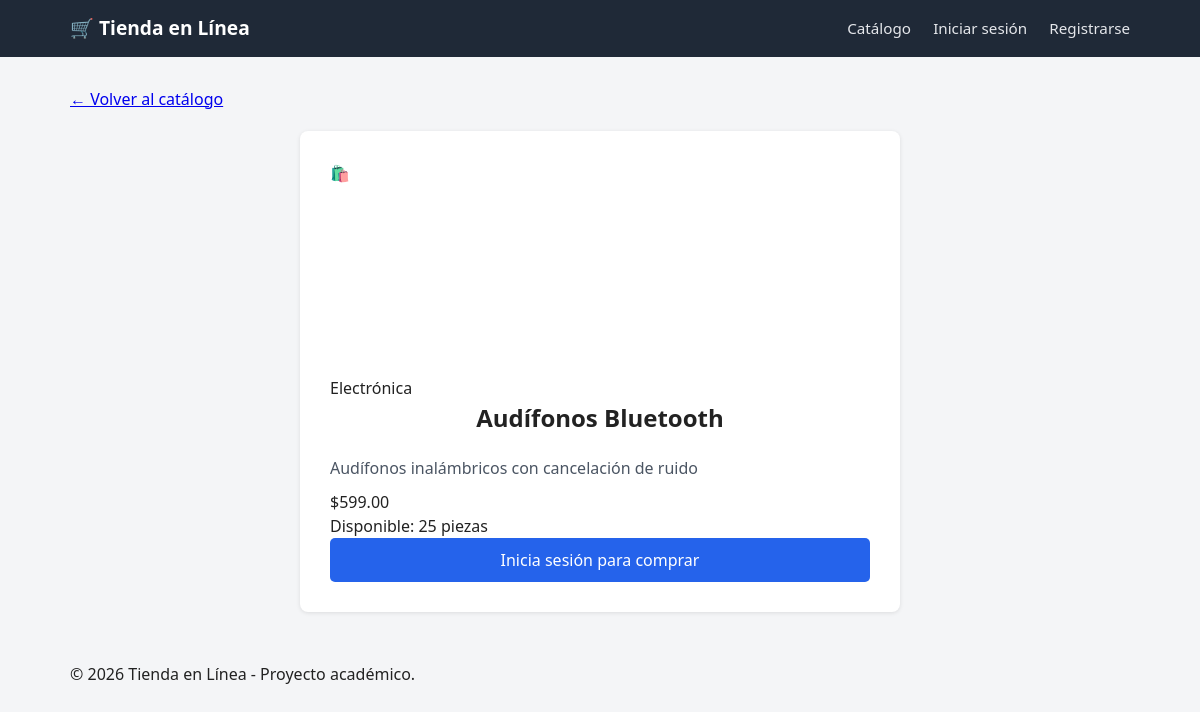
Screenshot of /product.php?id=1 with the database file from the repository.
### tables this page shows
CREATE TABLE productos (
    id              INT AUTO_INCREMENT PRIMARY KEY,
    nombre          VARCHAR(150) NOT NULL,
    descripcion     TEXT,
    precio          DECIMAL(10,2) NOT NULL,
    stock           INT NOT NULL DEFAULT 0,
    categoria_id    INT,
    imagen_url      VARCHAR(255),
    fecha_creacion  DATETIME DEFAULT CURRENT_TIMESTAMP,
    CONSTRAINT fk_producto_categoria
        FOREIGN KEY (categoria_id) REFERENCES categorias(id) ON DELETE SET NULL
);

CREATE TABLE categorias (
    id          INT AUTO_INCREMENT PRIMARY KEY,
    nombre      VARCHAR(100) NOT NULL,
    descripcion VARCHAR(255)
);

### product.php (the view, shortened to what this page needs)
<?php
require_once 'config/db.php';
$id = (int) ($_GET['id'] ?? 0);
$stmt = $pdo->prepare('SELECT p.*, c.nombre AS categoria_nombre FROM productos p
                        LEFT JOIN categorias c ON p.categoria_id = c.id WHERE p.id = ?');
$stmt->execute([$id]);
$producto = $stmt->fetch();
include 'includes/header.php';
?>
<a href="index.php">&larr; Volver al catálogo</a>
<div class="tarjeta-formulario" style="max-width:600px;">
    <div class="img-placeholder" style="height:200px; border-radius:8px; margin-bottom:15px;">🛍️</div>
    <span class="categoria"><?php echo htmlspecialchars($producto['categoria_nombre'] ?? 'Sin categoría'); ?></span>
    <h2><?php echo htmlspecialchars($producto['nombre']); ?></h2>
    <p style="margin:10px 0; color:#4b5563;"><?php echo htmlspecialchars($producto['descripcion']); ?></p>
    <p class="precio">$<?php echo number_format($producto['precio'], 2); ?></p>
    <?php if ($producto['stock'] > 0): ?>
        <p class="stock">Disponible: <?php echo $producto['stock']; ?> piezas</p>
        <?php if (isset($_SESSION['usuario_id'])): ?>
            <form method="POST" action="cart_action.php">
                <input type="hidden" name="accion" value="agregar">
                <input type="hidden" name="producto_id" value="<?php echo $producto['id']; ?>">
                <div class="campo">
                    <label for="cantidad">Cantidad</label>
                    <input type="number" id="cantidad" name="cantidad" value="1" min="1" max="<?php echo $producto['stock']; ?>">
                </div>
                <button type="submit" class="boton boton-ancho">Agregar al carrito</button>
            </form>
        <?php else: ?>
            <a href="login.php" class="boton boton-ancho">Inicia sesión para comprar</a>
        <?php endif; ?>
    <?php else: ?>
        <p class="stock agotado">Producto agotado</p>
    <?php endif; ?>
</div>
<?php include 'includes/footer.php'; ?>

### assets/css/style.css (style rules this page uses)
* { box-sizing: border-box; margin: 0; padding: 0; }
body { font-family: 'Segoe UI', Arial, sans-serif; background-color: #f4f5f7; color: #222; line-height: 1.5; }
.tarjeta-formulario { background: #fff; max-width: 420px; margin: 20px auto; padding: 30px; border-radius: 8px; box-shadow: 0 1px 4px rgba(0,0,0,0.1); }
.tarjeta-formulario h2 { margin-bottom: 20px; text-align: center; }
.boton { display: inline-block; background-color: #2563eb; color: #fff; border: none; padding: 10px 20px; border-radius: 5px; font-size: 1em; cursor: pointer; text-decoration: none; text-align: center; }
.boton-ancho { width: 100%; }

### rows the page displays
productos: categoria.nombre "Electrónica", nombre "Audífonos Bluetooth", descripcion "Audífonos inalámbricos con cancelación de ruido", precio "599.00", stock "25"
